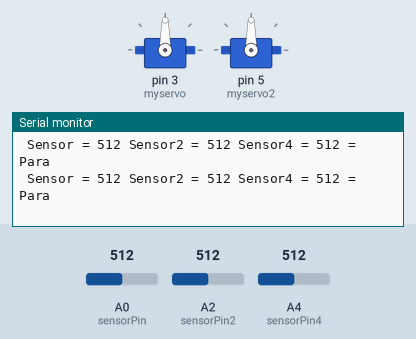
Recording of a sketch running on a simulated Arduino Uno, built with avr-gcc and run on an emulated ATmega328P. Parts: 2 × servo, the last lines printed to the serial monitor. The inputs (shaded band) are chosen by the test bench; at power-on: A0 (sensorPin) = 512, A2 (sensorPin2) = 512, A4 (sensorPin4) = 512.

Above: at 1.2 s.
1.3 s: A0 (sensorPin) set to 104
At 1.42 s:
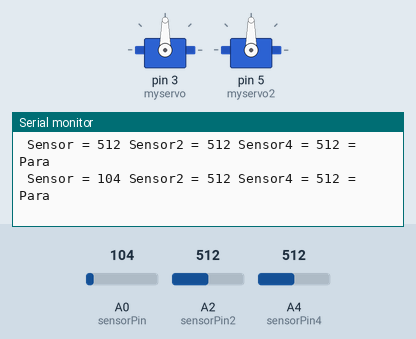
4.3 s: A0 (sensorPin) set to 92
At 4.33 s:
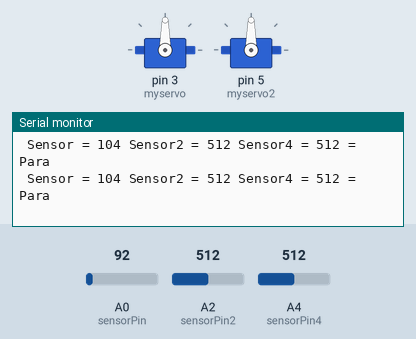
7.3 s: A2 (sensorPin2) set to 106
At 7.34 s:
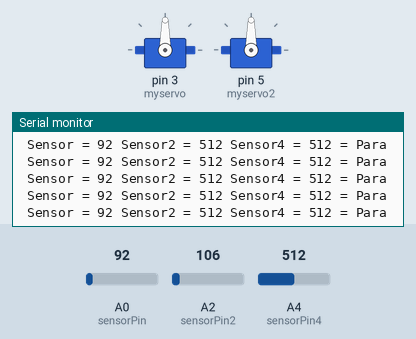
10.3 s: A2 (sensorPin2) set to 89
At 10.35 s:
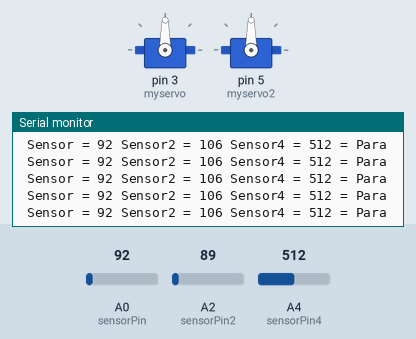
13.3 s: A4 (sensorPin4) set to 109
At 13.34 s:
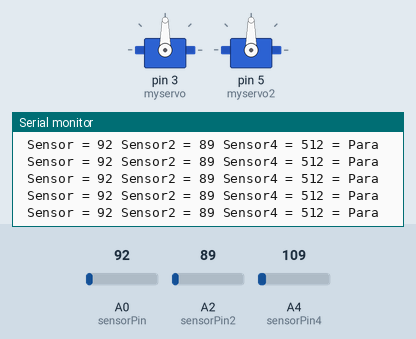
16.3 s: A4 (sensorPin4) set to 89
At 16.34 s:
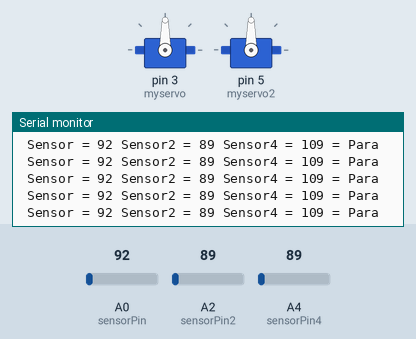
Timing chart, 0 to 19.3 s (numbered marks = the images above; inputs shaded):
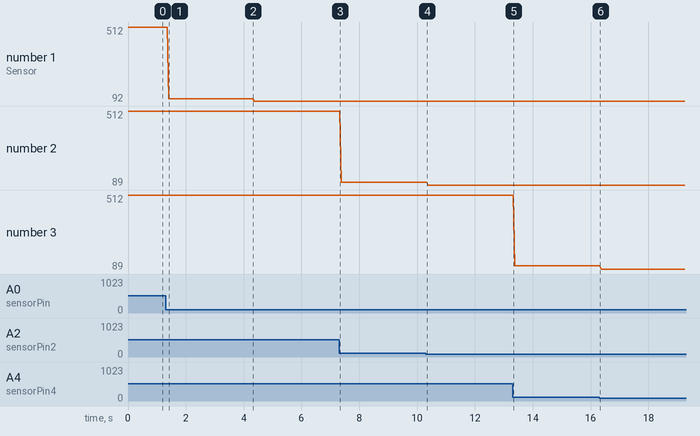

Measured:
- after the input at 1.3 s, the serial monitor: prints a new line after 0.10 s (image 1)
- plotted number 1: 512 → 104 after the input at 1.3 s, 104 → 92 after the input at 4.3 s
- plotted number 2: 512 → 106 after the input at 7.3 s, 106 → 89 after the input at 10.3 s
- plotted number 3: 512 → 109 after the input at 13.3 s

The sketch:

control_2_servo_con_3IR.ino
```cpp
/*
Alexandre Filgueira Lago --> http://botybot.wordpress.com/
*-*-*-*-*-**-*-*-*-*-**-*-*-*-*-**-*-*-*-*-**-*-*-*-*-**-*-*-*-*-*
*/
#include <Servo.h>

Servo myservo;
Servo myservo2;
int pos = 0;    // variable to store the servo position

int sensorPin = 0; //pin analogico 0
int varSensor = 0;
int sensorPin2 = 2; //pin analogico 2
int varSensor2 = 0;
int sensorPin4 = 4; //pin analogico 4
int varSensor4 = 0;

void setup(){
  Serial.begin(9600);
    myservo.attach(3);  // attaches the servo on pin 3 to the servo object
    myservo2.attach(5);
}

void loop(){// no hay tiempos de espera para el servo...
  varSensor = analogRead(sensorPin);
  varSensor2 = analogRead(sensorPin2);
  varSensor4 = analogRead(sensorPin4);
  Serial.print(" Sensor = ");
  Serial.print(varSensor);
  Serial.print(" Sensor2 = ");
  Serial.print(varSensor2);
  Serial.print(" Sensor4 = ");
  Serial.print(varSensor4);


  if(varSensor < 40 && varSensor2 < 40 && varSensor4 < 40){ //visualizando con el monitor serie se observa que el sensor detecta distancias superiores a 30cm, por ejemplo 40*5/1023=0.19V que equivale a x cm
    Serial.println(" = Adelante");
      myservo.attach(3);
      myservo2.attach(5);
     pos = 180 ;           // movimiento "adelante" rapido
      myservo.write(pos);
      myservo2.write(pos);


  }
  else{
    Serial.println(" = Para");
    myservo.detach();  // desconecta la salida de myservo
    myservo2.detach();
  }

}

//////////////////////
// si pos< 95 aprox giro atras
// si pos > 95 aprox giro adelante
// 0 <= pos <= 180


//////////////////
```
